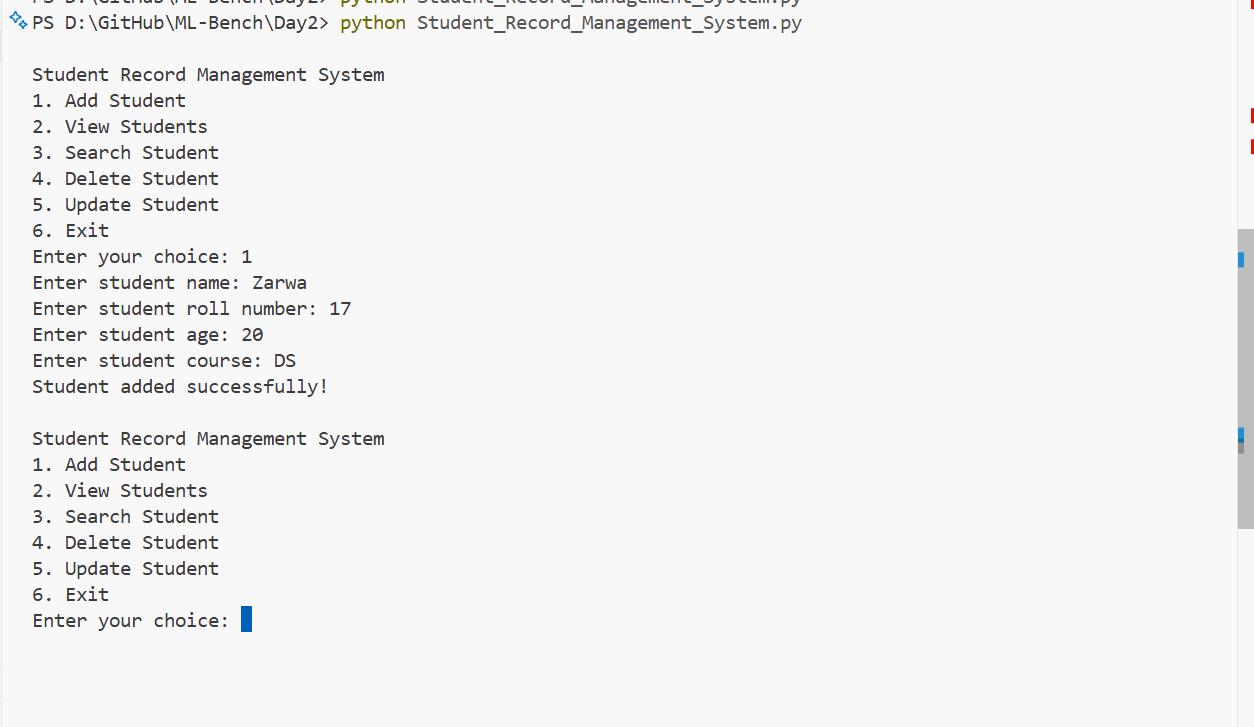
#> input picture Day2/image.png, 1254 x 727 px
$ python segmentation.py ../Day2/image.png
#> lines starting #> are read from the running program, lines starting #| are printed output that depends on the picture; after the words box and inside, x2 and y2 are one past the last pixel; in counts of white or black regions, pixels touching at a corner belong together
"""
Image segmentation: thresholding methods, watershed, and background removal.

This module is the shared engine for the Day-26 coding practice scripts and
the Streamlit app. Everything works on plain grayscale/BGR numpy arrays, so
it does not care whether the image came from disk or from a web upload.

Run it directly to segment a single image with every method and write a
side-by-side comparison:

    python segmentation.py sample_images/doc01_invoice_clean.jpg
    python segmentation.py my.jpg --method otsu --out out.png
"""

from __future__ import annotations

import argparse
import time
from dataclasses import dataclass, field
from pathlib import Path

import cv2
import numpy as np

# ---------------------------------------------------------------------------
# Defaults. Kept in one place so the app, the CLI and the practice scripts
# all report numbers produced by the same settings.
# ---------------------------------------------------------------------------

BINARY_THRESH = 127
ADAPTIVE_BLOCK_SIZE = 35     # must be odd; size of the local neighbourhood
ADAPTIVE_C = 10              # constant subtracted from the local mean/gaussian
MORPH_KERNEL = 5             # cleanup kernel for background removal


# ---------------------------------------------------------------------------
# Results
# ---------------------------------------------------------------------------

@dataclass
class ThresholdResult:
    """A binary mask produced by one thresholding method."""

    mask: np.ndarray                        # uint8, 0 or 255, same size as input
    method: str
    threshold_value: float | None           # the scalar cutoff, when there is one
    elapsed_ms: float
    params: dict = field(default_factory=dict)

    @property
    def foreground_ratio(self) -> float:
        """Fraction of pixels that ended up white (0-100)."""
        return 100.0 * float(np.count_nonzero(self.mask)) / self.mask.size


@dataclass
class SegmentationResult:
    """Foreground/background split: a clean mask plus the object cut out."""

    mask: np.ndarray            # uint8, 0/255, object = 255
    foreground: np.ndarray      # BGR, background pixels zeroed
    n_components: int           # connected foreground blobs after cleanup
    elapsed_ms: float


# ---------------------------------------------------------------------------
# Image helpers
# ---------------------------------------------------------------------------

def load_image(source) -> np.ndarray:
    """Accept a path or a BGR/RGB array -> return a BGR array."""
    if isinstance(source, np.ndarray):
        image = source
    else:
        path = Path(source)
        if not path.exists():
            raise FileNotFoundError(f"no such image: {path}")
        # imdecode rather than imread so non-ASCII paths work on Windows
        buffer = np.fromfile(str(path), dtype=np.uint8)
        image = cv2.imdecode(buffer, cv2.IMREAD_COLOR)
        if image is None:
            raise ValueError(f"could not decode as an image: {path}")

    if image.ndim == 2:
        image = cv2.cvtColor(image, cv2.COLOR_GRAY2BGR)
    elif image.shape[2] == 4:
        image = cv2.cvtColor(image, cv2.COLOR_BGRA2BGR)
    return np.ascontiguousarray(image)


def bgr_to_rgb(image: np.ndarray) -> np.ndarray:
    return cv2.cvtColor(image, cv2.COLOR_BGR2RGB)


def to_gray(image: np.ndarray) -> np.ndarray:
    if image.ndim == 2:
        return image
    return cv2.cvtColor(image, cv2.COLOR_BGR2GRAY)


def resize_max_side(image: np.ndarray, max_side: int = 1000) -> np.ndarray:
    """Shrink very large uploads so the app stays responsive.

    Only ever downscales - upscaling would invent detail it doesn't have.
    """
    height, width = image.shape[:2]
    longest = max(height, width)
    if longest <= max_side:
        return image
    scale = max_side / longest
    new_size = (int(round(width * scale)), int(round(height * scale)))
    return cv2.resize(image, new_size, interpolation=cv2.INTER_AREA)


def _odd(n: int) -> int:
    """Block sizes for adaptive thresholding must be odd and >= 3."""
    n = int(n)
    return n if n % 2 == 1 else n + 1


# ---------------------------------------------------------------------------
# Thresholding methods
# ---------------------------------------------------------------------------

def binary_threshold(image: np.ndarray, thresh: int = BINARY_THRESH,
                     invert: bool = False) -> ThresholdResult:
    """A single global cutoff: pixel > thresh -> 255, else 0.

    Cheapest and most predictable method, but only works when lighting is
    even across the whole image - one cutoff has to be right for every pixel.
    """
    gray = to_gray(image)
    flag = cv2.THRESH_BINARY_INV if invert else cv2.THRESH_BINARY

    start = time.perf_counter()
    value, mask = cv2.threshold(gray, thresh, 255, flag)
    elapsed_ms = (time.perf_counter() - start) * 1000.0

    return ThresholdResult(mask=mask, method="binary", threshold_value=value,
                           elapsed_ms=elapsed_ms,
                           params={"thresh": thresh, "invert": invert})


def adaptive_threshold(image: np.ndarray, block_size: int = ADAPTIVE_BLOCK_SIZE,
                       c: int = ADAPTIVE_C, method: str = "gaussian",
                       invert: bool = False) -> ThresholdResult:
    """Threshold each pixel against the *local* mean/gaussian-weighted mean.

    Because the cutoff is recomputed per neighbourhood, this survives
    lighting gradients and shadows that break a single global threshold -
    at the cost of being noisier on flat, evenly-lit regions.
    """
    gray = to_gray(image)
    block_size = _odd(block_size)
    adaptive_method = (cv2.ADAPTIVE_THRESH_GAUSSIAN_C if method == "gaussian"
                       else cv2.ADAPTIVE_THRESH_MEAN_C)
    flag = cv2.THRESH_BINARY_INV if invert else cv2.THRESH_BINARY

    start = time.perf_counter()
    mask = cv2.adaptiveThreshold(gray, 255, adaptive_method, flag, block_size, c)
    elapsed_ms = (time.perf_counter() - start) * 1000.0

    return ThresholdResult(mask=mask, method=f"adaptive-{method}", threshold_value=None,
                           elapsed_ms=elapsed_ms,
                           params={"block_size": block_size, "c": c,
                                  "method": method, "invert": invert})


def otsu_threshold(image: np.ndarray, invert: bool = False,
                   blur: bool = True) -> ThresholdResult:
    """Pick the global cutoff automatically from the image's histogram.

    Otsu scans every possible threshold and keeps the one that best splits
    the histogram into two classes (minimises within-class variance). It
    still assumes one cutoff fits the whole image - a bimodal histogram
    (clear foreground vs. background peaks) is what it needs to work well.
    A light Gaussian blur first removes the noise spikes that otherwise
    shift the automatically-picked value.
    """
    gray = to_gray(image)
    if blur:
        gray = cv2.GaussianBlur(gray, (5, 5), 0)
    flag = cv2.THRESH_BINARY_INV if invert else cv2.THRESH_BINARY
    flag |= cv2.THRESH_OTSU

    start = time.perf_counter()
    value, mask = cv2.threshold(gray, 0, 255, flag)
    elapsed_ms = (time.perf_counter() - start) * 1000.0

    return ThresholdResult(mask=mask, method="otsu", threshold_value=value,
                           elapsed_ms=elapsed_ms,
                           params={"invert": invert, "blur": blur})


THRESHOLD_METHODS = {
    "binary": binary_threshold,
    "adaptive_mean": lambda img, **kw: adaptive_threshold(img, method="mean", **kw),
    "adaptive_gaussian": lambda img, **kw: adaptive_threshold(img, method="gaussian", **kw),
    "otsu": otsu_threshold,
}


# ---------------------------------------------------------------------------
# Watershed - separating touching objects
# ---------------------------------------------------------------------------

# [146 lines left out: functions _local_maxima_seeds, watershed_segmentation, draw_watershed, segment_foreground, remove_background, not called in this run]


# ---------------------------------------------------------------------------
# Layout helpers used by the practice scripts and the CLI
# ---------------------------------------------------------------------------

def label_image(image: np.ndarray, text: str, height: int = 34) -> np.ndarray:
    if image.ndim == 2:
        image = cv2.cvtColor(image, cv2.COLOR_GRAY2BGR)
    bar = np.full((height, image.shape[1], 3), 32, np.uint8)
    cv2.putText(bar, text, (10, height - 11), cv2.FONT_HERSHEY_SIMPLEX,
                0.55, (255, 255, 255), 1, cv2.LINE_AA)
    return np.vstack([bar, image])


def hstack_padded(images, gap: int = 8) -> np.ndarray:
    images = [cv2.cvtColor(im, cv2.COLOR_GRAY2BGR) if im.ndim == 2 else im for im in images]
    tallest = max(img.shape[0] for img in images)
    padded = []
    for index, img in enumerate(images):
        pad = tallest - img.shape[0]
        if pad:
            img = np.vstack([img, np.full((pad, img.shape[1], 3), 32, np.uint8)])
        padded.append(img)
        if gap and index < len(images) - 1:
            padded.append(np.full((tallest, gap, 3), 32, np.uint8))
    return np.hstack(padded)


# [13 lines left out: function grid_padded, not called in this run]


VIS_EXT = ".jpg"
JPEG_QUALITY = 92


def imwrite(path, image: np.ndarray) -> None:
    """Write an image, creating parent folders and tolerating odd paths."""
    path = Path(path)
    path.parent.mkdir(parents=True, exist_ok=True)

    suffix = path.suffix or ".png"
    params = ([int(cv2.IMWRITE_JPEG_QUALITY), JPEG_QUALITY]
              if suffix.lower() in {".jpg", ".jpeg"} else [])

    ok, encoded = cv2.imencode(suffix, image, params)
    if not ok:
        raise IOError(f"could not encode image for {path}")
    encoded.tofile(str(path))


# ---------------------------------------------------------------------------
# CLI
# ---------------------------------------------------------------------------

def main() -> int:
    parser = argparse.ArgumentParser(
        description="Segment an image with binary / adaptive / Otsu thresholding.")
    parser.add_argument("image", help="path to an input image")
    parser.add_argument("--method",
                        choices=["binary", "adaptive_mean", "adaptive_gaussian",
                                "otsu", "all"],
                        default="all")
    parser.add_argument("--invert", action="store_true",
                        help="use THRESH_BINARY_INV (dark object on light bg)")
    parser.add_argument("--out", default=None, help="where to write the visualisation")
    args = parser.parse_args()

    image = resize_max_side(load_image(args.image))
#> in load_image, image is the input picture: shape (727, 1254, 3); mean B, G, R 243.4, 243.4, 243.4
#> in resize_max_side, `height, width = image.shape[:2]`: height = 727; width = 1254
#> in resize_max_side, `scale = max_side / longest`: scale = 0.797
#> in resize_max_side, `new_size = (int(round(width * scale)), int(round(height * scale)))`: new_size = (1000, 580)
    gray = to_gray(image)

    methods = list(THRESHOLD_METHODS) if args.method == "all" else [args.method]
    panels = [label_image(gray, "grayscale")]
#> in label_image, `cv2.putText(bar, text, (10, height - 11), cv2.FONT_HERSHEY_SIMPLEX, 0...`:
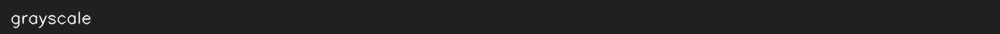
#> bar: shape (34, 1000, 3); min 32, max 250, mean 33.7
#> in label_image, `return np.vstack([bar, image])`:
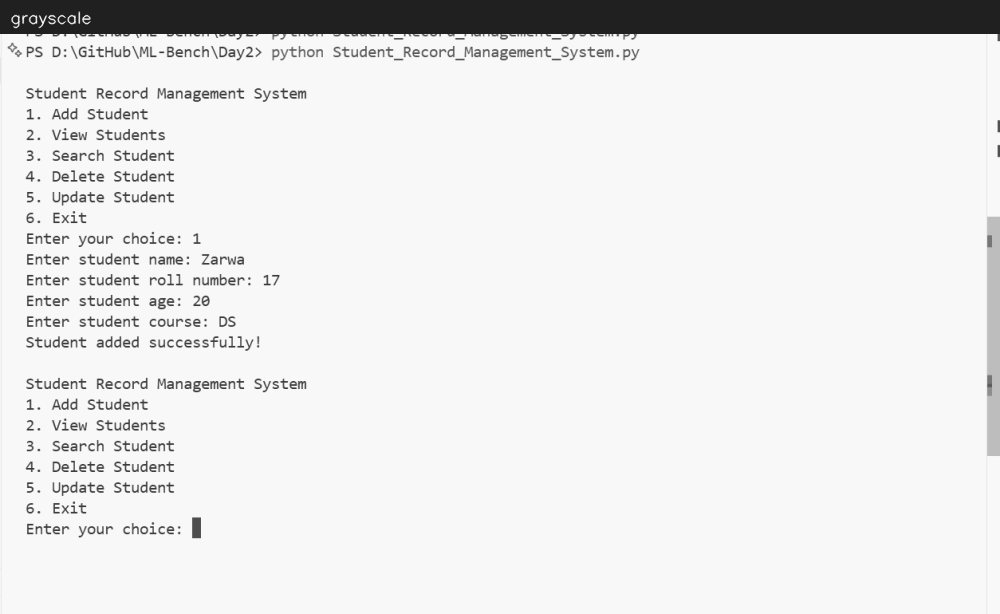
#> returned value: shape (614, 1000, 3); min 32, max 250, mean 231.8
    for name in methods:
        result = THRESHOLD_METHODS[name](gray, invert=args.invert)
        value_str = f", t={result.threshold_value:.0f}" if result.threshold_value else ""
        caption = f"{name}{value_str} ({result.foreground_ratio:.1f}% fg, {result.elapsed_ms:.1f} ms)"
        print(caption)
        panels.append(label_image(result.mask, caption))
#> this loop made 4 passes
#> (value_str, caption) on passes 1, 4: (', t=127', 'binary, t=127 (98.3% fg, 7.7 ms)'), (', t=210', 'otsu, t=210 (94.6% fg, 0.6 ms)')
#> (value_str, caption) on passes 2 to 3: ('', 'adaptive_mean (95.8% fg, 1.4 ms)'), ('', 'adaptive_gaussian (96.4% fg, 7.5 ms)')
#| binary, t=127 (98.3% fg, 7.7 ms)
#| adaptive_mean (95.8% fg, 1.4 ms)
#| adaptive_gaussian (96.4% fg, 7.5 ms)
#| otsu, t=210 (94.6% fg, 0.6 ms)
#> pass 1, in binary_threshold, `value, mask = cv2.threshold(gray, thresh, 255, flag)`:
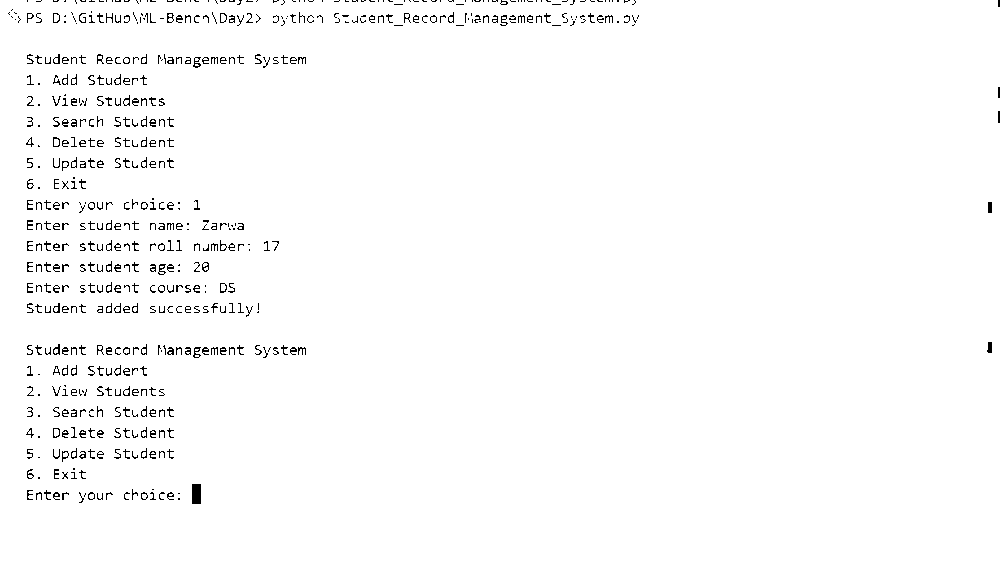
#> mask: shape (580, 1000); 98.3% white; black in thin lines or dots, all inside (x1, y1, x2, y2) = (8, 0, 1000, 504)
#> pass 2, in label_image (call 3), `image = cv2.cvtColor(image, cv2.COLOR_GRAY2BGR)`:
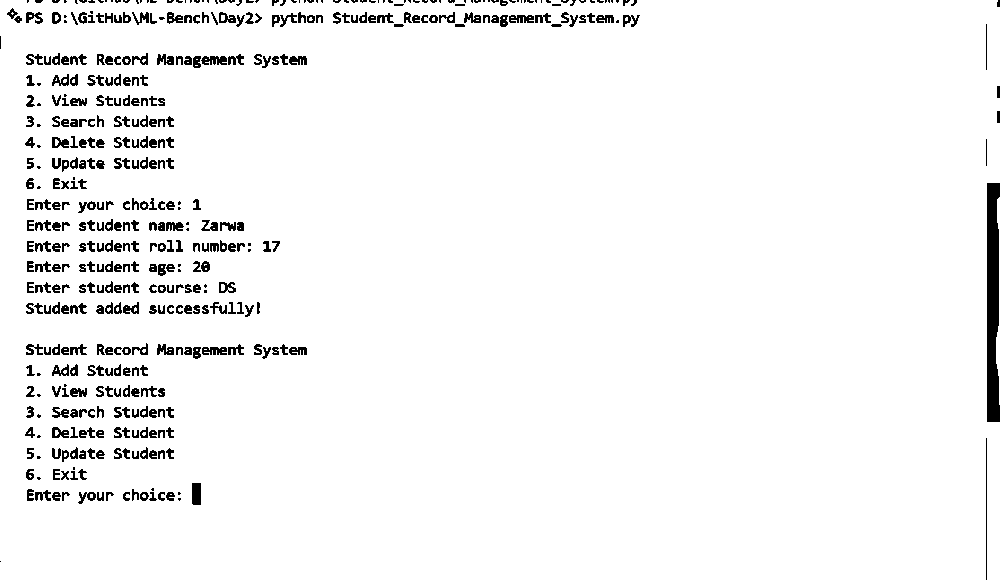
#> image: shape (580, 1000, 3); 95.8% white; 477 black regions (113 under 20 px), largest, box (x1, y1, x2, y2) and area: (987, 183, 1000, 422) 2730, (192, 483, 201, 505) 197, (201, 56, 227, 65) 176
#> pass 3, in label_image (call 4), `image = cv2.cvtColor(image, cv2.COLOR_GRAY2BGR)`:
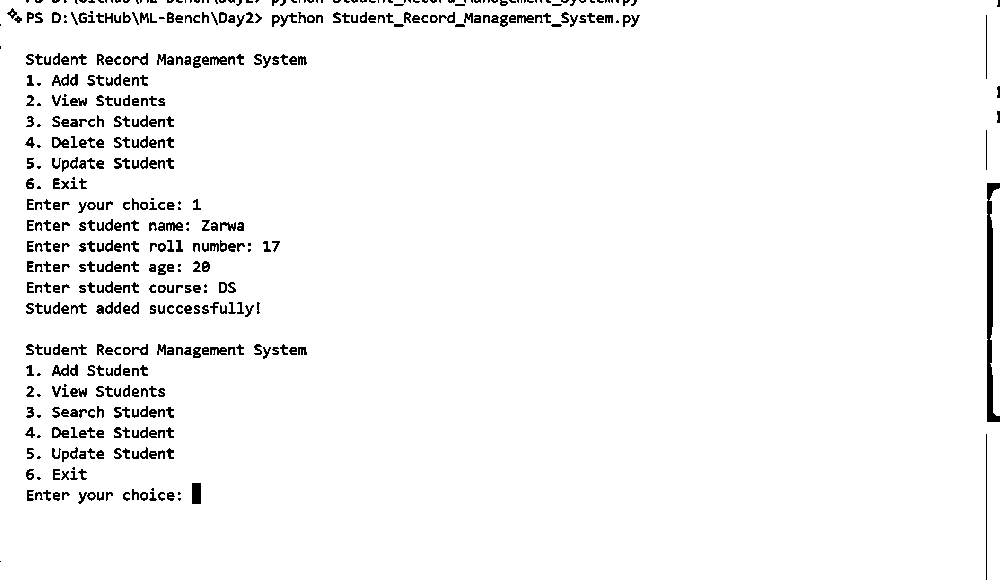
#> image: shape (580, 1000, 3); 96.4% white; black in thin lines or dots
#> after the loop:
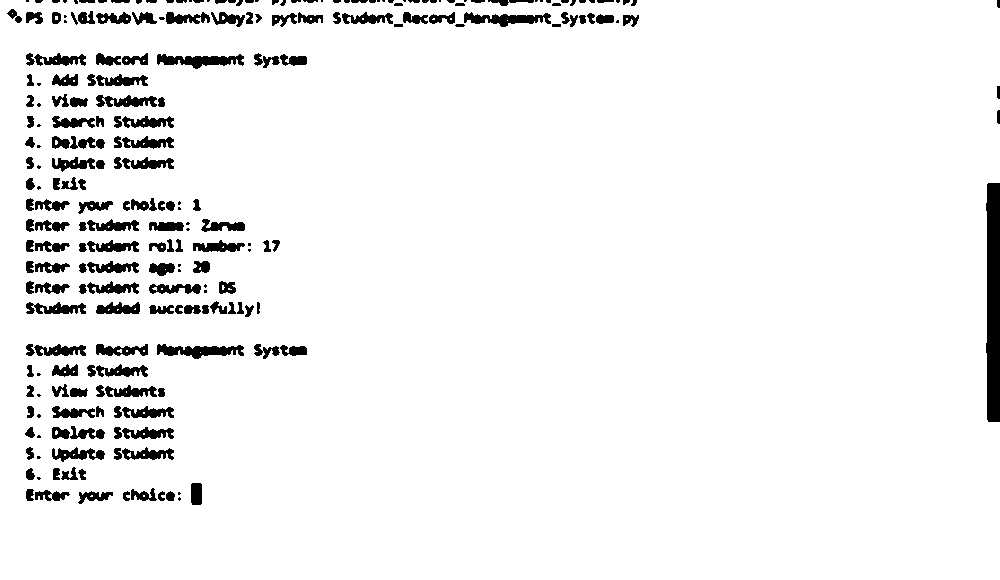
#> result.mask: shape (580, 1000); 94.6% white; 238 black regions (52 under 20 px), largest, box (x1, y1, x2, y2) and area: (986, 183, 1000, 422) 3122, (157, 344, 244, 359) 741, (157, 54, 244, 69) 737
#> after the loop, panels = 5 items

    out = args.out
    if out is None:
        out = Path("sample_outputs") / f"segment_{Path(args.image).stem}_{args.method}{VIS_EXT}"
    imwrite(out, hstack_padded(panels))
#> in hstack_padded, `tallest = max(img.shape[0] for img in images)`: tallest = 614
#> the loop in hstack_padded, `for index, img in enumerate(images):` made 5 passes
#> after the loop in hstack_padded, `for index, img in enumerate(images):`: padded = 9 items
#> in hstack_padded, `return np.hstack(padded)`:
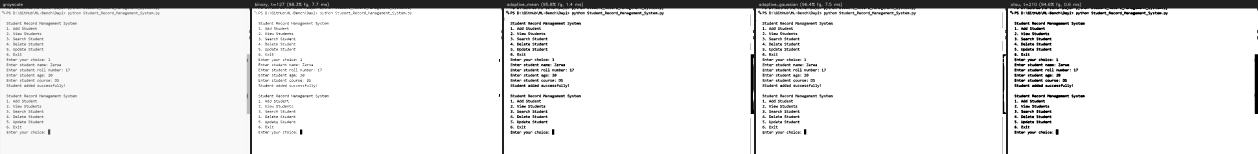
#> returned value: shape (614, 5032, 3) (shown at 1/4 size); min 0, max 255, mean 232.3
#> in imwrite, `suffix = path.suffix or ".png"`: suffix = '.jpg'
#> in imwrite, `params = ([int(cv2.IMWRITE_JPEG_QUALITY), JPEG_QUALITY] if suffix.lowe..`: params = [1, 92]
    print(f"wrote {out}")
    return 0


if __name__ == "__main__":
    raise SystemExit(main())
#> (the program exits here)
